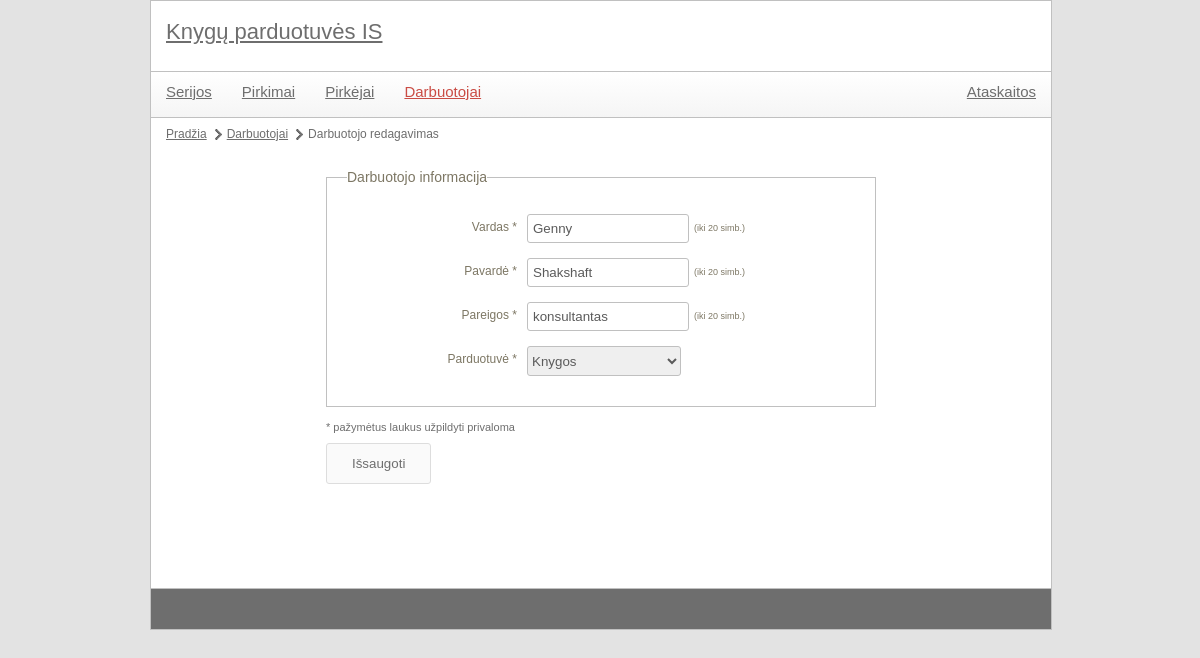
The page /index.php?module=workers&action=edit&id=1 on the database its author committed.
### tables this page shows
CREATE TABLE `darbuotojas` (
  `id_Darbuotojas` int(11) NOT NULL,
  `Vardas` varchar(255) NOT NULL,
  `Pavarde` varchar(255) NOT NULL,
  `Pareigos` varchar(255) NOT NULL,
  `fk_Parduotuveid_Parduotuve` int(11) NOT NULL
);

### controls/workers_edit.php (called while the page is built, shortened)
<?php
include 'libraries/workers.class.php';
$workersObj = new workers();
include 'libraries/shop.class.php';
$shopObj = new shop();
$data = array();
$required = array('Vardas', 'Pavarde', 'Pareigos', 'fk_Parduotuveid_Parduotuve');
$maxLengths = array (
    'Vardas' => 20,
    'Pavarde' => 20,
    'Pareigos' => 20
);
if(!empty($_POST['submit'])) {
    $validations = array (
        'Vardas' => 'alfanum',
        'Pavarde' => 'alfanum',
        'Pareigos' => 'alfanum',
        'fk_Parduotuveid_Parduotuve' => 'positivenumber'
    );
    include 'utils/validator.class.php';
    $validator = new validator($validations, $required, $maxLengths);
    if($validator->validate($_POST)) {
        $dataPrepared = $validator->preparePostFieldsForSQL();
        $workersObj->updateWorker($dataPrepared);
        common::redirect("index.php?module={$module}&action=list");
        die();
    } else {
        $formErrors = $validator->getErrorHTML();
        $data = $_POST;
    }
} else {
    $data = $workersObj->getWorker($id);
}
include 'templates/workers_form.tpl.php';
?>

### index.php (called while the page is built, shortened)
<?php
	include 'utils/mysql.class.php';
	if(isset($_GET['module'])) {
		$module = mysql::escape($_GET['module']);
	}
	if(isset($_GET['id'])) {
		$id = mysql::escape($_GET['id']);
	}
	include 'templates/main.tpl.php';
?>

### utils/mysql.class.php (called while the page is built, shortened)
<?php
class mysql {
    protected static $connection;
    public static function connect() {
		if(!isset(self::$connection)) {
            self::$connection = new mysqli(config::DB_SERVER, config::DB_USERNAME, config::DB_PASSWORD, config::DB_NAME);
        }
        return self::$connection;
    }
    public static function query($query) {
        $connection = mysql::connect();
        $result = $connection->query($query);
        return $result;
    }
    public static function select($query) {
        $rows = array();
        $result = mysql::query($query);
        while ($row = $result->fetch_assoc()) {
            $rows[] = $row;
        }
        return $rows;
    }
	public static function escape($field) {
		$connection =  mysql::connect();
		return mysqli_real_escape_string($connection, $field);
	}
}

### libraries/workers.class.php (called while the page is built, shortened)
<?php
class workers
{
    private $darbuotojas_lentele = '';
    public function __construct()
    {
        $this->darbuotojas_lentele = 'darbuotojas';
    }
    public function getWorker($id)
    {
        $query = "  SELECT *
					FROM `{$this->darbuotojas_lentele}`
					WHERE `id_Darbuotojas`='{$id}'";
        $data = mysql::select($query);
        return $data[0];
    }
}

### libraries/shop.class.php (called while the page is built, shortened)
<?php
class shop
{
    private $parduotuve_lentele = '';
    public function __construct(){
        $this->parduotuve_lentele = 'parduotuve';
    }
    public function getShopList($limit = null, $offset = null) {
        $limitOffsetString = "";
        $query = "  SELECT `{$this->parduotuve_lentele}`.`id_Parduotuve`,
						   `{$this->parduotuve_lentele}`.`Pavadinimas`,
                           `{$this->parduotuve_lentele}`.`Tinklapis`,
                           `{$this->parduotuve_lentele}`.`Adresas`,
                           `{$this->parduotuve_lentele}`.`Telefono_numeris`,
                           `{$this->parduotuve_lentele}`.`Elektroninis_pastas`,
                            `{$this->parduotuve_lentele}`.`Darbo_laikas`
					FROM `{$this->parduotuve_lentele}`  {$limitOffsetString}";
        $data = mysql::select($query);
        return $data;
    }
}

### templates/workers_form.tpl.php (the view, shortened to what this page needs)
<ul id="pagePath">
    <li><a href="index.php">Pradžia</a></li>
    <li><a href="index.php?module=<?php echo $module; ?>&action=list">Darbuotojai</a></li>
    <li><?php if(!empty($id)) echo "Darbuotojo redagavimas"; else echo "Naujas darbuotojas"; ?></li>
</ul>
<div id="formContainer">
    <form action="" method="post">
        <fieldset>
            <legend>Darbuotojo informacija</legend>
            <p>
                <label class="field" for="Vardas">Vardas<?php echo in_array('Vardas', $required) ? '<span> *</span>' : ''; ?></label>
                <input type="text" id="Vardas" name="Vardas" class="textbox textbox-150" value="<?php echo isset($data['Vardas']) ? $data['Vardas'] : ''; ?>" />
                <?php if(key_exists('Vardas', $maxLengths)) echo "<span class='max-len'>(iki {$maxLengths['Vardas']} simb.)</span>"; ?>
            </p>
            <p>
                <label class="field" for="Pavarde">Pavardė<?php echo in_array('Pavarde', $required) ? '<span> *</span>' : ''; ?></label>
                <input type="text" id="Pavarde" name="Pavarde" class="textbox textbox-150" value="<?php echo isset($data['Pavarde']) ? $data['Pavarde'] : ''; ?>" />
                <?php if(key_exists('Pavarde', $maxLengths)) echo "<span class='max-len'>(iki {$maxLengths['Pavarde']} simb.)</span>"; ?>
            </p>
            <p>
                <label class="field" for="Pareigos">Pareigos<?php echo in_array('Pareigos', $required) ? '<span> *</span>' : ''; ?></label>
                <input type="text" id="Pareigos" name="Pareigos" class="textbox textbox-150" value="<?php echo isset($data['Pareigos']) ? $data['Pareigos'] : ''; ?>" />
                <?php if(key_exists('Pareigos', $maxLengths)) echo "<span class='max-len'>(iki {$maxLengths['Pareigos']} simb.)</span>"; ?>
            </p>
            <p>
                <label class="field" for="shop">Parduotuvė<?php echo in_array('fk_Parduotuveid_Parduotuve', $required) ? '<span> *</span>' : ''; ?></label>
                <select id="shop" name="fk_Parduotuveid_Parduotuve">
                    <?php
                    $shops = $shopObj->getShopList();
                    foreach($shops as $key => $val) {
                        $selected = "";
                        if(isset($data['fk_Parduotuveid_Parduotuve']) && $data['fk_Parduotuveid_Parduotuve'] == $val['id_Parduotuve']) {
                            $selected = " selected='selected'";
                        }
                        echo "<option{$selected} value='{$val['id_Parduotuve']}'>{$val['Pavadinimas']}</option>";
                    }
                    ?>
                </select>
            </p>
        </fieldset>
        <p class="required-note">* pažymėtus laukus užpildyti privaloma</p>
        <p>
            <input type="submit" class="submit button" name="submit" value="Išsaugoti">
        </p>
    </form>
</div>

### style/main.css (style rules this page uses)
body { color: #6e6e6e; font-family: Verdana, Geneva, sans-serif; font-size: 12px; background-color: #e3e3e3; width: 900px; margin: 0px auto; }
a { color: #6e6e6e; }
.button { background-color: #fafafa; border: 1px solid #ddd; padding: 12px 25px; display: block; text-decoration: none; color: #6e6e6e; border-radius: 3px; moz-border-radius: 3px; }
#contentMain #pagePath { margin: 10px 0px 10px 0px; display: block; float: left; }
#contentMain #pagePath li { float: left; display: block; margin-right: 5px; background: url(images/page-path-separator.png) center right no-repeat; padding-right: 15px; }
#contentMain #pagePath li:last-child { background: none; }
#formContainer { margin: 20px auto 17px auto; width: 550px; }
#formContainer p.required-note { margin-bottom: 10px; font-size: 11px; }
fieldset { width: 528px; margin-bottom: 15px; border: 1px solid #c0c0c0; color: #7D7764; padding: 25px 0px 25px 20px; }
legend { font-size: 14px; }
label.field { text-align: right; width: 165px; float: left; margin-top: 7px; margin-right: 10px; }
input.textbox { color: #5b5b5b; height: 25px; padding-left: 5px; padding-right: 5px; border-radius: 3px; -moz-border-radius: 3px; border: 1px solid #c0c0c0; }
select { height: 30px; color: #5b5b5b; border-radius: 3px; -moz-border-radius: 3px; border: 1px solid #c0c0c0; }
input.textbox-150 { width: 150px; float: left; margin-bottom: 10px; }
fieldset p { clear: both; padding: 5px; }
fieldset p span.max-len, fieldset p span.units { font-size: 9px; margin-left: 5px; line-height: 28px; }

### rows shown on the page
darbuotojas: Vardas "Genny", Pavarde "Shakshaft", Pareigos "konsultantas"

### other values the page prints
$maxLengths['Vardas'] "20"
$maxLengths['Pavarde'] "20"
$maxLengths['Pareigos'] "20"
form field fk_Parduotuveid_Parduotuve "Knygos"
